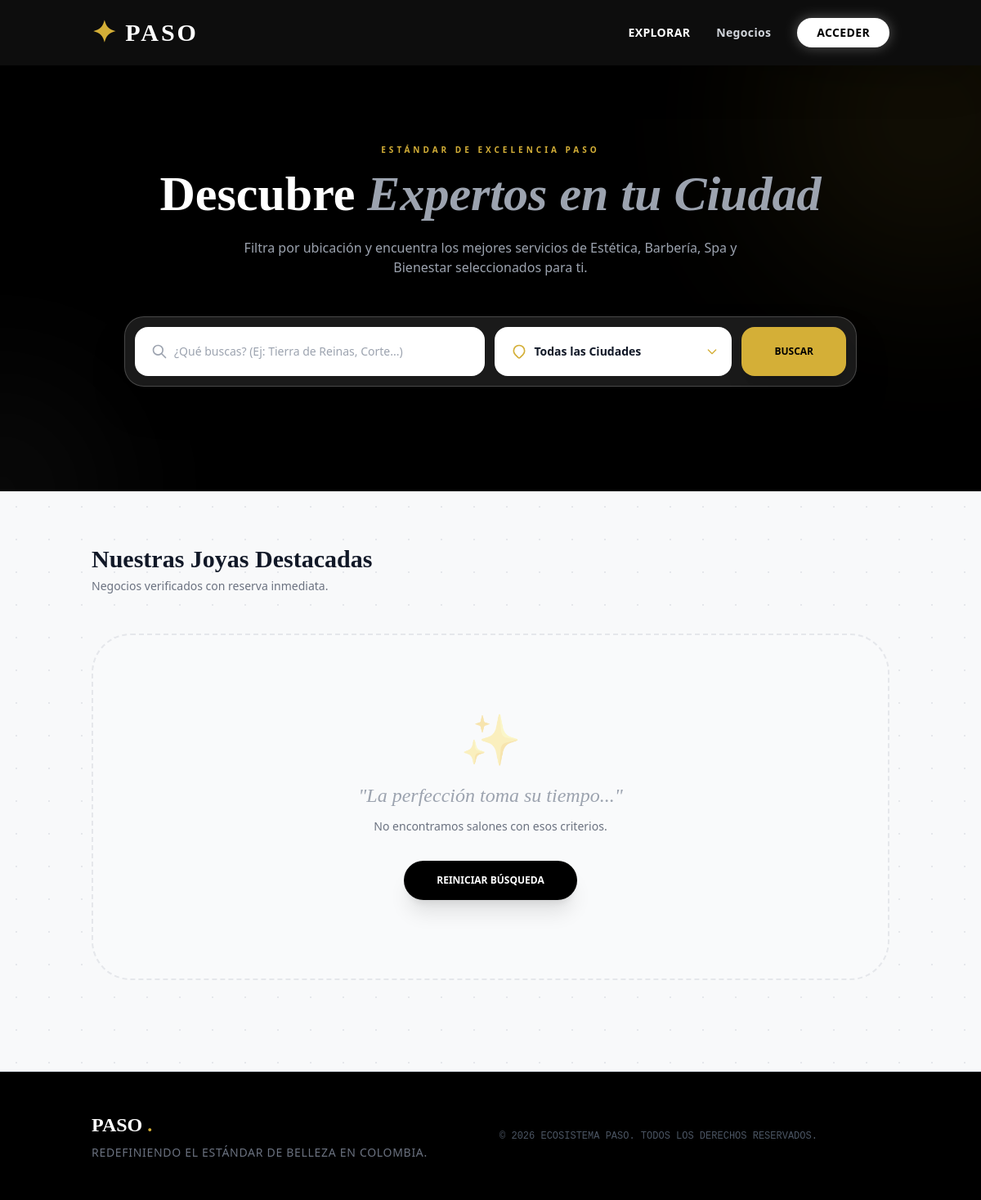
The page /marketplace/ on the database as committed earlier.
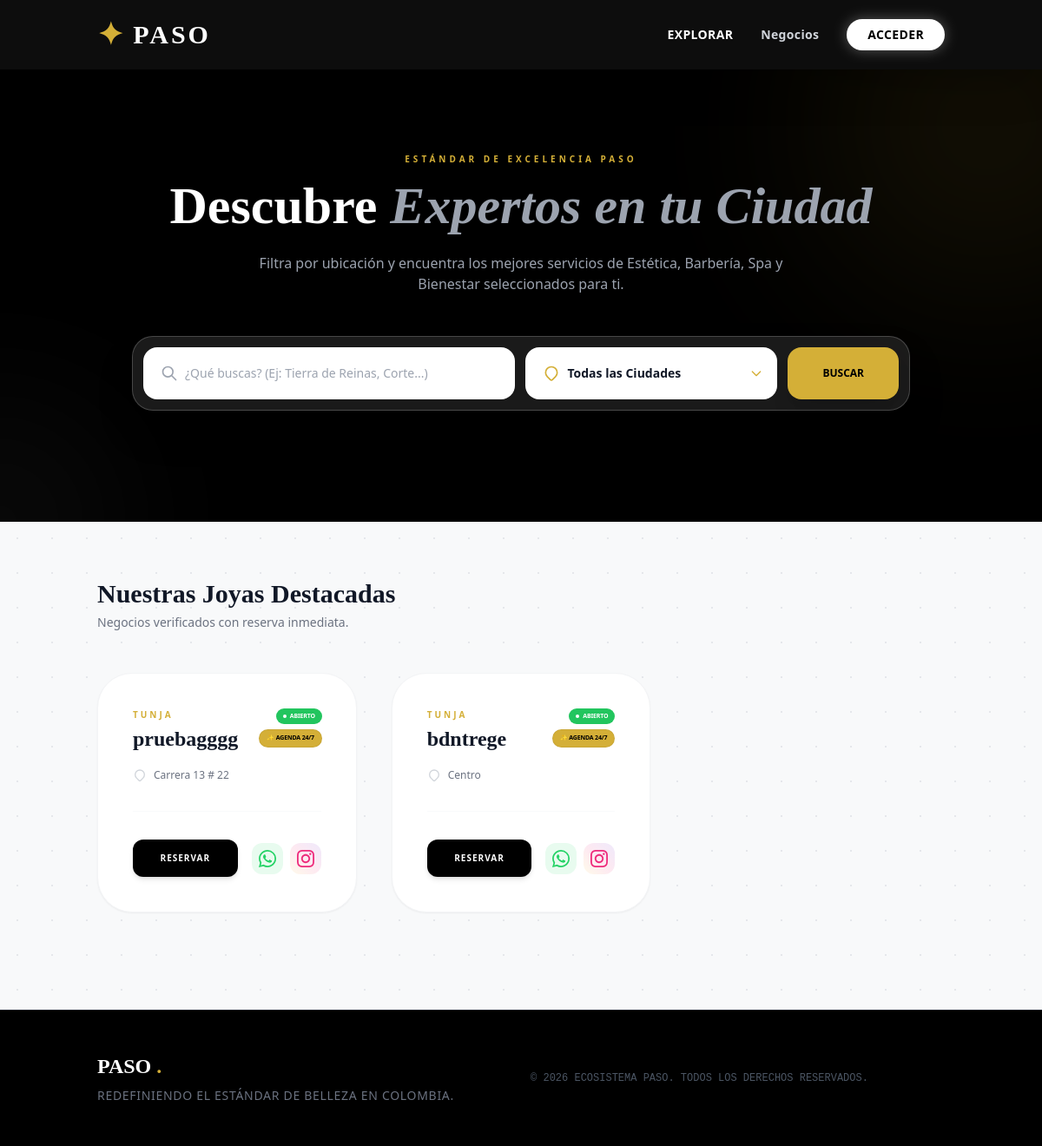
The same page on the database as committed later.
### apps/businesses/models.py (models this page shows, shortened)
class Salon(models.Model):
    owner = models.OneToOneField(settings.AUTH_USER_MODEL, on_delete=models.CASCADE, related_name='owned_salon')
    name = models.CharField(max_length=150)
    city = models.CharField(max_length=100)
    address = models.CharField(max_length=255)
    description = models.TextField(blank=True)
    opening_time = models.TimeField()
    closing_time = models.TimeField()
    active_days = models.CharField(max_length=20, default="0,1,2,3,4,5")
    deposit_percentage = models.IntegerField(default=50)
    instagram_url = models.URLField(blank=True)
    google_maps_url = models.URLField(blank=True)
    bank_name = models.CharField(max_length=100, blank=True, verbose_name="Nombre del Banco")
    account_number = models.CharField(max_length=50, blank=True, verbose_name="Número de Cuenta")

### apps/marketplace/views.py (the view)
# urls.py: path('', views.home, name='home'),
def home(request):
    query = request.GET.get('q', '')
    city_filter = request.GET.get('city', '')
    salons = Salon.objects.select_related('owner').all()
    if query:
        salons = salons.filter(name__icontains=query)
    if city_filter:
        salons = salons.filter(city=city_filter)
    for salon in salons:
        salon.is_open_now = AvailabilityManager.is_salon_open(salon)
    city_list = Salon.objects.values_list('city', flat=True).distinct().order_by('city')
    context = {
        'salons': salons,
        'cities': city_list,
        'current_city': city_filter,
        'current_query': query
    }
    return render(request, 'marketplace/index.html', context)

### apps/businesses/logic.py (called while the page is built)
    @staticmethod
    def is_salon_open(salon, check_time=None):
        now_local = timezone.localtime(timezone.now())
        if not check_time:
            check_time = now_local.time()
        today_idx = str(now_local.weekday())
        if hasattr(salon, 'active_days') and salon.active_days:
            if today_idx not in salon.active_days.split(','):
                return False
        open_t = salon.opening_time
        close_t = salon.closing_time
        if open_t == close_t: return False
        if open_t < close_t:
            return open_t <= check_time <= close_t
        else:
            return check_time >= open_t or check_time <= close_t

### apps/core/context_processors.py (called while the page is built)
def global_settings(request):
    settings = GlobalSettings.objects.first()
    return {'global_settings': settings}

### templates/marketplace/index.html (shortened to what this page needs)
{% extends 'base.html' %}
{% load humanize %}
{% block content %}
<div class="bg-black text-white pt-24 pb-32 px-6 relative overflow-hidden">
    <div class="absolute top-0 right-0 w-96 h-96 bg-gold opacity-10 rounded-full blur-[120px] transform translate-x-1/3 -translate-y-1/3"></div>
    <div class="absolute bottom-0 left-0 w-64 h-64 bg-white opacity-5 rounded-full blur-[100px] transform -translate-x-1/2 translate-y-1/2"></div>
    <div class="max-w-5xl mx-auto text-center relative z-10">
        <span class="text-gold uppercase tracking-[0.4em] text-[10px] font-bold mb-4 block animate-pulse">
            Estándar de Excelencia Paso
        </span>
        <h1 class="text-4xl md:text-6xl font-serif font-bold mb-6 text-white leading-tight">
            Descubre <span class="italic text-gray-400">Expertos en tu Ciudad</span>
        </h1>
        <p class="text-gray-400 mb-12 font-light max-w-2xl mx-auto leading-relaxed text-sm md:text-base">
            Filtra por ubicación y encuentra los mejores servicios de Estética, Barbería, Spa y Bienestar seleccionados para ti.
        </p>
        <div class="max-w-4xl mx-auto">
            <div class="bg-white/10 backdrop-blur-xl p-3 rounded-3xl border border-white/20 shadow-2xl">
                <form method="GET" action="{% url 'marketplace_home' %}" class="flex flex-col md:flex-row gap-3">
                    <div class="flex-grow relative group">
                        <div class="absolute inset-y-0 left-0 pl-5 flex items-center pointer-events-none">
                        </div>
                        <input type="text" name="q" value="{{ current_query }}" placeholder="¿Qué buscas? (Ej: Tierra de Reinas, Corte...)"
                               class="w-full pl-12 pr-4 py-5 rounded-2xl bg-white text-gray-900 placeholder-gray-400 focus:outline-none focus:ring-2 focus:ring-gold border-none text-sm font-medium transition-all">
                    </div>
                    <div class="md:w-1/3 relative group">
                        <div class="absolute inset-y-0 left-0 pl-5 flex items-center pointer-events-none text-gold">
                        </div>
                        <select name="city" onchange="this.form.submit()"
                                class="w-full pl-12 pr-10 py-5 rounded-2xl bg-white text-gray-900 focus:outline-none focus:ring-2 focus:ring-gold border-none cursor-pointer text-sm font-bold appearance-none transition-all">
                            <option value="">Todas las Ciudades</option>
                        </select>
                        <div class="absolute inset-y-0 right-0 pr-4 flex items-center pointer-events-none text-gold">
                        </div>
                    </div>
                    <button type="submit" class="bg-gold text-black font-black py-5 px-10 rounded-2xl hover:bg-white hover:scale-[1.02] transition-all duration-300 shadow-xl active:scale-95 text-xs">
                        BUSCAR
                    </button>
                </form>
            </div>
        </div>
    </div>
</div>
<div class="container mx-auto px-6 py-16 relative z-20">
    <div class="flex flex-col md:flex-row items-center justify-between mb-12 gap-4">
        <div>
            <h2 class="text-3xl font-serif font-bold text-gray-900 leading-tight">
                {% if current_query or current_city %} Resultados encontrados {% else %} Nuestras Joyas Destacadas {% endif %}
            </h2>
            <p class="text-gray-500 text-sm mt-1">Negocios verificados con reserva inmediata.</p>
        </div>
    </div>
    <div class="grid grid-cols-1 md:grid-cols-2 lg:grid-cols-3 gap-10">
        {% for salon in salons %}
        <div class="group bg-white rounded-[2.5rem] overflow-hidden shadow-sm hover:shadow-2xl transition-all duration-500 border border-gray-100 flex flex-col h-full relative">
            <div class="p-10 flex-grow flex flex-col">
                <div class="flex justify-between items-start mb-4 gap-4">
                    <div class="flex-1">
                        <span class="text-[10px] font-bold text-gold uppercase tracking-[0.3em] mb-1 block">{{ salon.city }}</span>
                        <h3 class="text-2xl font-serif font-bold text-gray-900 group-hover:text-gold transition-colors duration-300 pr-2">
                            {{ salon.name }}
                        </h3>
                    </div>
                    <div class="flex flex-col items-end gap-1.5 shrink-0">
                        {% if salon.is_open_now %}
                            <span class="bg-green-500 text-white text-[7px] font-black px-2 py-1 rounded-full flex items-center gap-1 tracking-tight">
                                <span class="w-1 h-1 bg-white rounded-full animate-pulse"></span> ABIERTO
                            </span>
                        {% else %}
                            <span class="bg-gray-800 text-white text-[7px] font-black px-2 py-1 rounded-full tracking-tight">
                                CERRADO
                            </span>
                        {% endif %}
                        <span class="bg-gold text-black text-[7px] font-black px-2 py-1 rounded-full tracking-tight border border-black/5 whitespace-nowrap">
                            ✨ AGENDA 24/7
                        </span>
                    </div>
                </div>
                <div class="flex items-start gap-2 mb-8">
                    <svg class="w-4 h-4 text-gray-300 shrink-0 mt-0.5" fill="none" stroke="currentColor" viewBox="0 0 24 24"><path stroke-linecap="round" stroke-linejoin="round" stroke-width="2" d="M17.657 16.657L13.414 20.9a1.998 1.998 0 01-2.827 0l-4.244-4.243a8 8 0 1111.314 0z"></path></svg>
                    <p class="text-xs text-gray-500 leading-relaxed font-light">
                        {{ salon.address|default:"Ubicación exclusiva verificada" }}
                    </p>
                </div>
                <div class="mt-auto pt-8 border-t border-gray-50 flex justify-between items-center gap-4">
                    <a href="{% url 'salon_detail' salon.pk %}" class="flex-grow bg-black text-white px-5 py-3.5 rounded-xl font-black text-[10px] tracking-widest hover:bg-gold hover:text-black transition-all duration-300 shadow-md active:scale-95 text-center uppercase">
                        Reservar
                    </a>
                    <div class="flex items-center gap-2">
                        {% if salon.owner.phone %}
                        <a href="https://wa.me/57{{ salon.owner.phone }}" target="_blank" class="w-9 h-9 flex items-center justify-center rounded-xl bg-[#25D366]/10 text-[#25D366] hover:bg-[#25D366] hover:text-white transition-all duration-300" title="WhatsApp">
                        </a>
                        {% endif %}
                        {% if salon.instagram_url %}
                        <a href="{{ salon.instagram_url }}" target="_blank" class="w-9 h-9 flex items-center justify-center rounded-xl bg-gradient-to-tr from-[#f9ce34]/10 via-[#ee2a7b]/10 to-[#6228d7]/10 text-[#ee2a7b] hover:from-[#f9ce34] hover:via-[#ee2a7b] hover:to-[#6228d7] hover:text-white transition-all duration-300" title="Instagram">
                        </a>
                        {% endif %}
                    </div>
                </div>
            </div>
        </div>
        {% empty %}
        <div class="col-span-full py-24 text-center bg-gray-50 rounded-[3rem] border-2 border-dashed border-gray-200">
            <div class="text-6xl mb-6 opacity-30">✨</div>
            <p class="text-gray-400 font-serif text-2xl italic mb-3">"La perfección toma su tiempo..."</p>
            <p class="text-gray-500 text-sm font-light">No encontramos salones con esos criterios.</p>
            <a href="{% url 'marketplace_home' %}" class="mt-8 inline-block bg-black text-white px-10 py-4 rounded-full font-bold text-xs hover:bg-gold hover:text-black transition shadow-xl">REINICIAR BÚSQUEDA</a>
        </div>
        {% endfor %}
    </div>
</div>
{% endblock %}

### templates/base.html (shortened to what this page needs)
{% load static %}
<!DOCTYPE html>
<html lang="es">
<head>
    <script src="https://cdn.tailwindcss.com"></script>
</head>
<body class="font-sans flex flex-col min-h-screen text-gray-900 selection:bg-gold selection:text-white">
    <nav class="bg-black/95 text-white py-5 shadow-2xl sticky top-0 z-50 backdrop-blur-md">
        <div class="container mx-auto px-6 flex justify-between items-center">
            <a href="/" class="text-3xl font-serif font-bold text-white tracking-widest hover:text-gold transition duration-300 flex items-center gap-2">
                <span class="text-gold text-4xl">✦</span> PASO
            </a>
            <div class="flex items-center space-x-8 text-sm font-bold tracking-wide">
                <a href="{% url 'marketplace_home' %}" class="hover:text-gold transition duration-300 uppercase">Explorar</a>
                {% if user.is_authenticated %}
                    <span class="text-gray-400 hidden md:inline font-serif italic">Hola, {{ user.first_name }}</span>
                    {% if user.role == 'OWNER' %}
                        <a href="{% url 'dashboard' %}" class="bg-white text-black px-6 py-2 rounded-full hover:bg-gold hover:text-white transition duration-300 shadow-lg">
                            MI PANEL
                        </a>
                    {% elif user.role == 'CLIENT' %}
                        <a href="{% url 'client_dashboard' %}" class="bg-white text-black px-6 py-2 rounded-full hover:bg-gold hover:text-white transition duration-300 shadow-lg">
                            MIS CITAS
                        </a>
                    {% elif user.role == 'EMPLOYEE' %}
                        <a href="{% url 'employee_dashboard' %}" class="bg-white text-black px-6 py-2 rounded-full hover:bg-gold hover:text-white transition duration-300 shadow-lg">
                            MI AGENDA
                        </a>
                    {% endif %}
                    <form action="{% url 'logout' %}" method="post" class="inline">
                        {% csrf_token %}
                        <button type="submit" class="text-gray-400 hover:text-red-400 ml-4 transition text-xs uppercase">Salir</button>
                    </form>
                {% else %}
                    <a href="{% url 'landing_owners' %}" class="hidden md:inline text-gray-300 hover:text-white transition">Negocios</a>
                    <a href="{% url 'login' %}" class="bg-white text-black px-6 py-2 rounded-full hover:bg-gold hover:text-white transition duration-300 shadow-[0_0_15px_rgba(255,255,255,0.3)]">
                        ACCEDER
                    </a>
                {% endif %}
            </div>
        </div>
    </nav>
    <main class="flex-grow">
        {% block content %}{% endblock %}
    </main>
    <footer class="bg-black text-white py-12 mt-12 border-t border-gray-900">
        <div class="container mx-auto px-6 flex flex-col md:flex-row justify-between items-center">
            <div class="mb-6 md:mb-0 text-center md:text-left">
                <p class="text-2xl font-serif font-bold text-white mb-2">PASO <span class="text-gold">.</span></p>
                <p class="text-sm text-gray-500 font-light tracking-wider">REDEFINIENDO EL ESTÁNDAR DE BELLEZA EN COLOMBIA.</p>
            </div>
            <div class="text-xs text-gray-600 font-mono">
                &copy; 2026 ECOSISTEMA PASO. TODOS LOS DERECHOS RESERVADOS.
            </div>
        </div>
    </footer>
</body>
</html>

### templates/base.html (style rules this page uses)
.font-serif { font-family: 'Playfair Display', serif; }
.font-sans { font-family: 'Lato', sans-serif; }
body { background-color: #f8f9fa; background-image: radial-gradient(#e5e7eb 1px, transparent 1px); background-size: 40px 40px; }
.text-gold { color: #D4AF37; }
.bg-gold { background-color: #D4AF37; }

Rows that differ between the two databases and show on the page:
added Salon: city "TUNJA", name "pruebagggg", shows "ABIERTO", address "Carrera 13 # 22"
added Salon: city "TUNJA", name "bdntrege", shows "ABIERTO", address "Centro"
Other text that changed with them:
text no longer shown: "✨ \"La perfección toma su tiempo...\" No encontramos salones con esos criterios. REINICIAR BÚSQUEDA"
